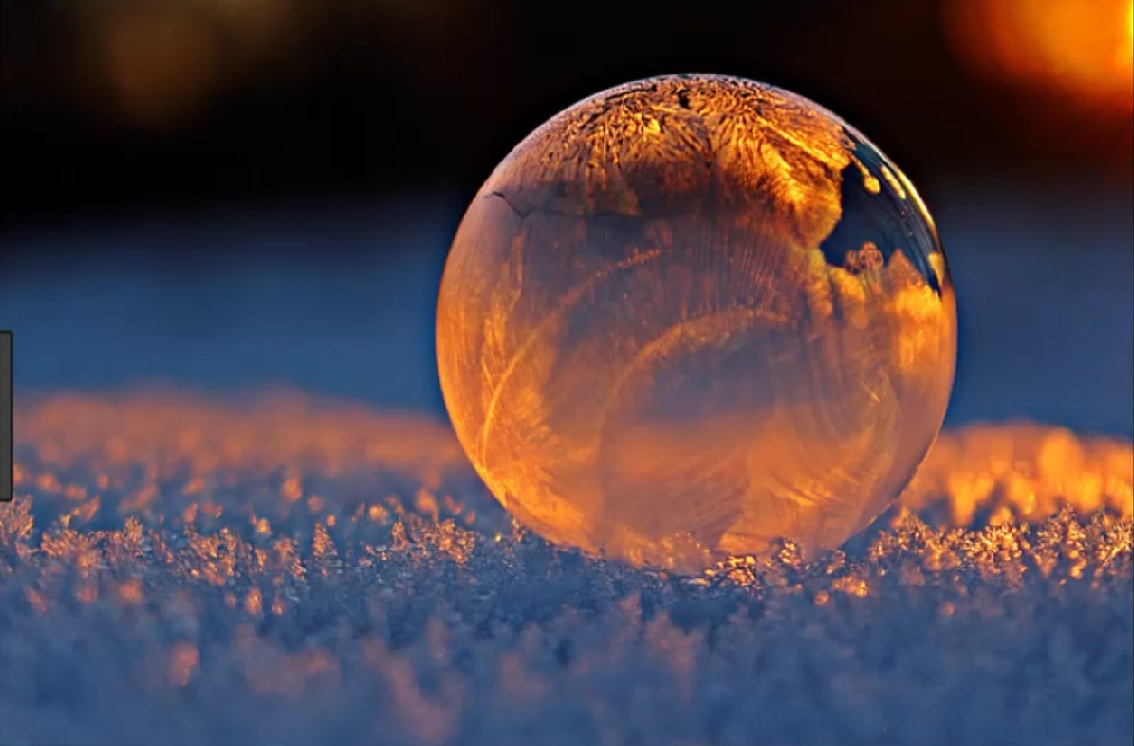
%> input picture Past Exam/mid1/2021_mid1/2021_mid1_2/mat_MT01_P2_ID/tmp.jpg, 1134 x 746 px
$ octave m01_5_109550020.m   (GNU Octave 9; MATLAB toolbox functions it lacks are replaced by stand-ins)
%> lines starting %> are read from the running program, lines starting %| are printed output that depends on the picture
%%%%%%%%%%%%%%%%%%%%%%%%%%%
% Midterm Number: 1
% Problem number: 5
% Student Name: Jing-Hong Hu
% Student ID: 109550020
% Email address: henryhu.cs09@nycu.edu.tw
% Department: Computer Science, NYCU
% Date: 4/17/2022
%%%%%%%%%%%%%%%%%%%%%%%%%%%%

close all; clear; clc;		% close all windows
                            % clear variables, and clear screen

disp('Midterm Problem 1.5') 	% show Midterm Problem 1.5
I = imread('tmp.jpg');
%> I is the input picture: size 746x1134x3 uint8; mean R, G, B 85.3, 67.1, 72.4
I2 = imresize(I,[320,320]);
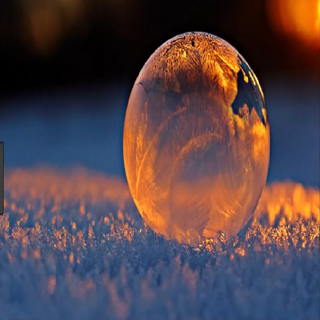
%> I2: size 320x320x3 uint8; mean R, G, B 85.3, 67.1, 72.4
while 1
%> (the run ends here)
